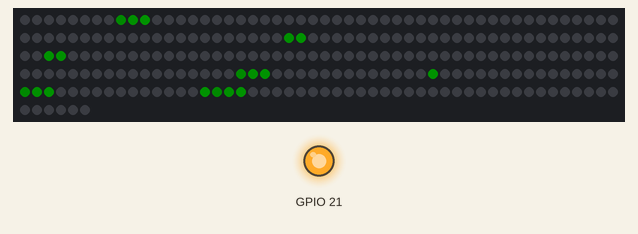
This program was run on a simulated Raspberry Pi (BCM pin numbers). Parts: 256 RGB LEDs in strip order, left to right, continuing on the next row, output pins drawn as LEDs (lit = HIGH). Dim RGB values are drawn brighter than linear; random numbers come from a fixed seed.

Above: at 0.69 s.
At 2.91 s:
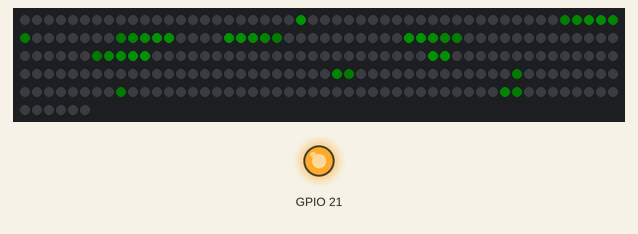
At 5.44 s:
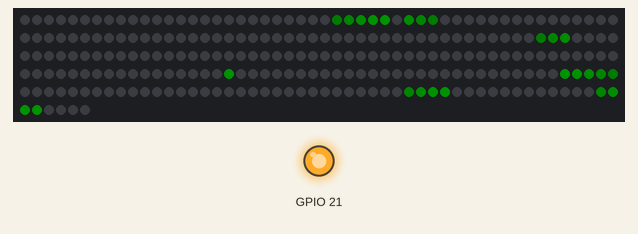
At 10.51 s:
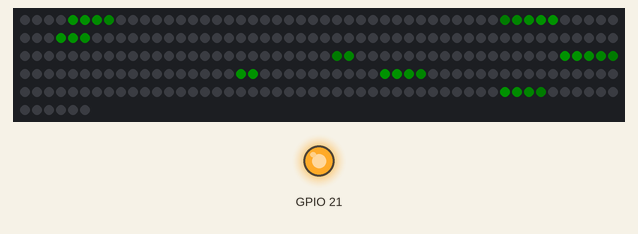
At 16.2 s:
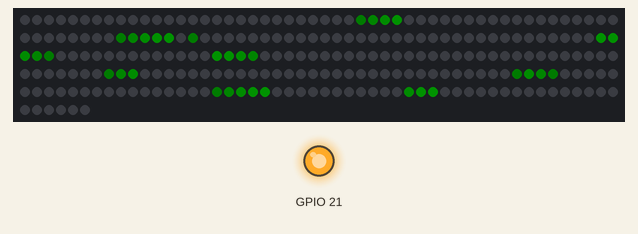
At 21.74 s:
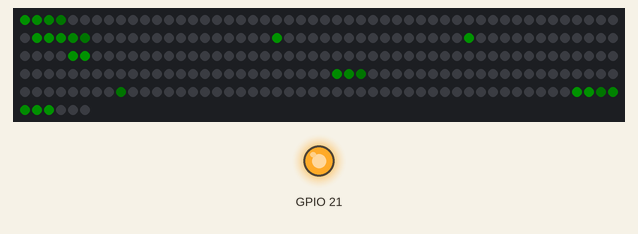

The program:

neo-matrix.py
```python
import board
import neopixel
import time
import random
pixel_pin = board.D18
# The number of NeoPixels
num_pixels = 256
# The order of the pixel colors - RGB or GRB. Some NeoPixels have red and green reversed!
# For RGBW NeoPixels, simply change the ORDER to RGBW or GRBW.
ORDER = neopixel.GRB

pixels = neopixel.NeoPixel(
    pixel_pin, num_pixels, brightness=0.15, auto_write=False, pixel_order=ORDER
)

########################################
import RPi.GPIO as GPIO
import time
GPIO.setmode(GPIO.BCM)
GPIO.setwarnings(False)
GPIO.setup(21, GPIO.OUT)

Anna = True

########################################

def map_matrix(row, column):
	Anna = False
	if Anna:
		column = column % 32
		row = row % 8
		if row == 0:
			return column
		elif row == 1:
			return (63-column)
		elif row == 2:
			return ( column + 64)
		elif row == 3:
			return ( 127- column)
		elif row == 4:
			return (column + 128)
		elif row == 5:
			return (191 - column)
		elif row == 6:
			return (column + 192)
		elif row == 7:
			return (255 - column)
	else:
		row = row % 8
		column = column % 32
		add_from_column = (31 - column)*8
		if column % 2 == 1:
			add_from_row = 7- (row % 8)
		else:
			add_from_row = row % 8
		return (add_from_column + add_from_row)

def power_supply(stand):
	if stand or stand == 'ON' or stand == 1:
		GPIO.output(21, 1)
		time.sleep(0.025)
	else:
		GPIO.output(21, 0)

def clear_matrix():
	for lala in range(256):
		pixels[lala] = (0,0,0)
	pixels.show()


#####################################################################

def matrix(columns, lengt=35):
	pss = ['a']*15 + [0]
	for i in range(len(columns)):
		if columns[i] == 'a':
			columns[i] = random.choice(pss)
		elif columns[i] < lengt:
			columns[i] = columns[i] + 1
		elif columns[i] == lengt:
			columns[i] ='a'
	#print(columns)
	return columns


def pix_show(matrix_map, speed = 0.05, step = 4):
	shutdown = lambda val: 0 if (val-step < 1) else val-step
	#colors = [(255,0,0),(255,255,0), (0,0,255)]
	#abc = random.choice(colors)
	for column in range(32):
		for row in range(8):
			if matrix_map[column] == row:
				pixels[map_matrix(row, column)] = (0,120,0)
			else:
				pix_lvl = pixels[map_matrix(row, column)]
				r = shutdown(pix_lvl[0])
				g = shutdown(pix_lvl[1])
				b = shutdown(pix_lvl[2])
				pixels[map_matrix(row, column)] = (r, g, b)
	pixels.show()
	time.sleep(0.003)


########################################################

if __name__ == '__main__':
	try:
		GPIO.output(21, 1)
		columns = ['a']*32
		#matrix(columns)
		while True:
			a = matrix(columns)
			for i in range(8):
				pix_show(a)
			#pix_show(a)
			#matrix(a)
		GPIO.output(21, 0)


	except KeyboardInterrupt:
		for i in range(256):
			pixels[i] =(0, 0, 0)
		pixels.show()
		time.sleep(0.025)
		GPIO.output(21, 0)
```
